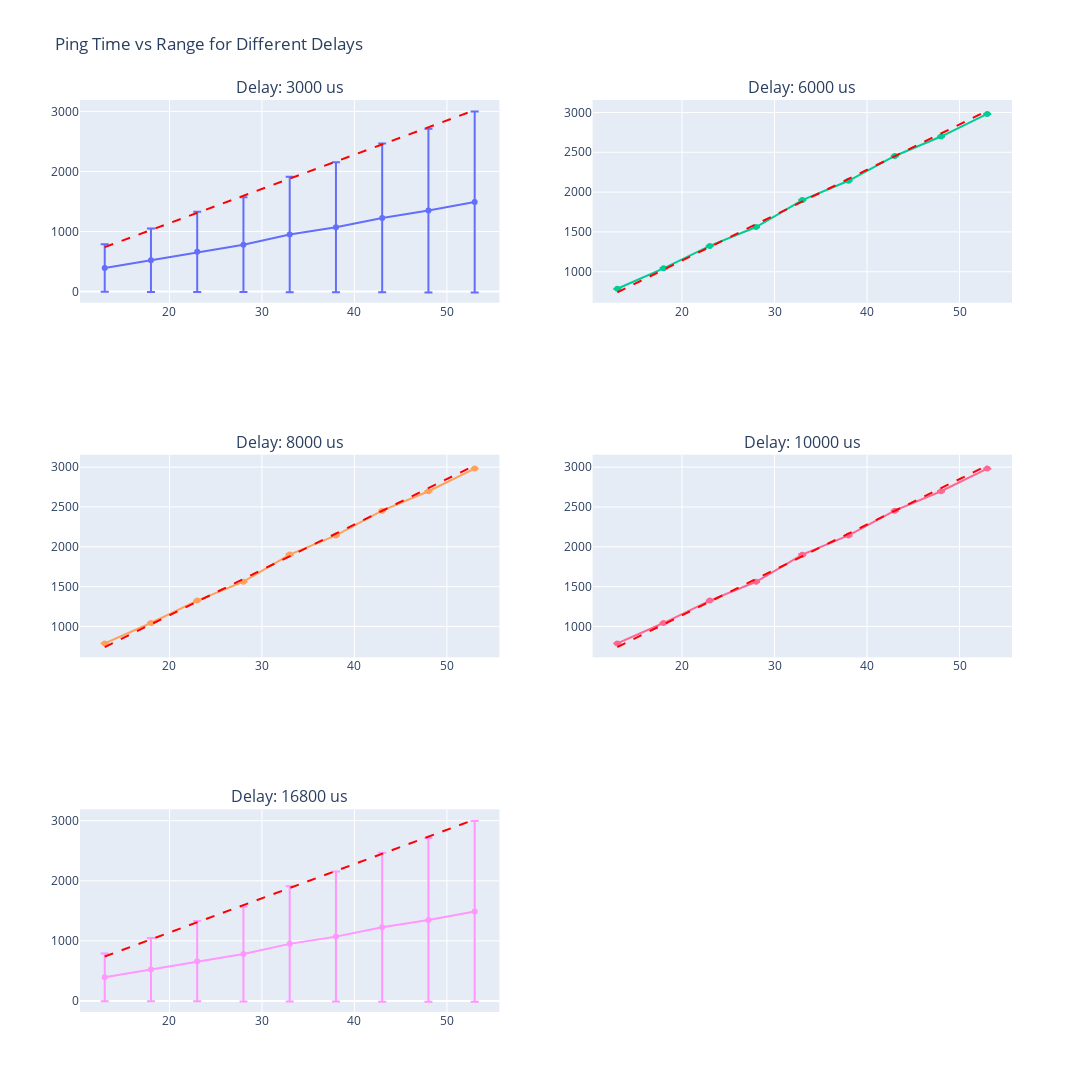

Write notebook code for a chart like this one.
### Markdown cell above
### Cluster 5: num = 26 [very stable]

### Code cell
visualize_cluster(df_custom_cluster_16,5)
